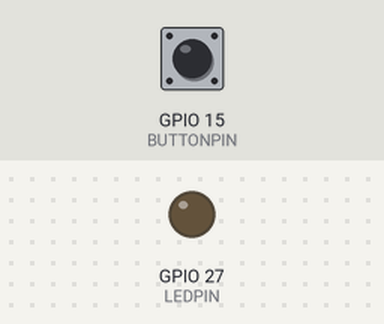
Bench run of a sketch on a simulated ESP32. Shown: output pins drawn as LEDs (lit = HIGH). Inputs (shaded band) come from the test bench; at power-on: GPIO 15 (BUTTONPIN) HIGH.

Above: at 1.2 s.
1.3 s: GPIO 15 (BUTTONPIN) pulled LOW for 0.15 s
At 1.37 s:
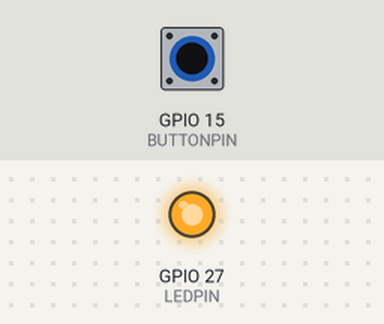
2.9 s: GPIO 15 (BUTTONPIN) pulled LOW for 3.2 s
At 7.3 s:
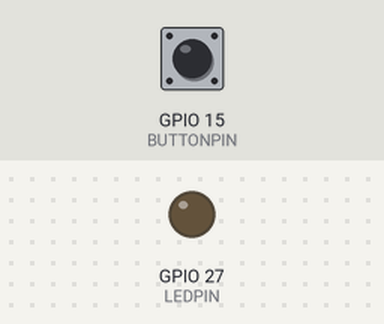
Timing chart, 0 to 8.8 s (numbered marks = the images above; inputs shaded):
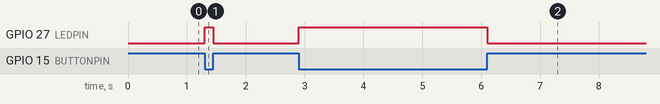

Measured:
- after the input at 1.3 s, GPIO 27 (LEDPIN): LOW → HIGH at once, → LOW 0.15 s later
- after the input at 2.9 s, GPIO 27 (LEDPIN): LOW → HIGH at once, → LOW 3.2 s later

The sketch:

buttonInput.ino
```cpp
/* Things to try:
 *
 * - use the internal PULLUP on the chip instead of a resistor on the board
 *
 */

const int LEDPIN = 27;
const int BUTTONPIN = 15;

void setup()
{
	pinMode(LEDPIN, OUTPUT);
	pinMode(BUTTONPIN, INPUT_PULLUP);

	// To use the commented line below, instead of the one above,
	// wire the input pin to power with a resistor.
	// You need to provide a default value for your button,
	// and using an on-board resistor is another way to do that.
	// pinMode(BUTTONPIN, INPUT);
}

void loop()
{
	if (digitalRead(BUTTONPIN) == LOW) {
		digitalWrite(LEDPIN, HIGH);
	} else {
		digitalWrite(LEDPIN, LOW);
	}
}
```
